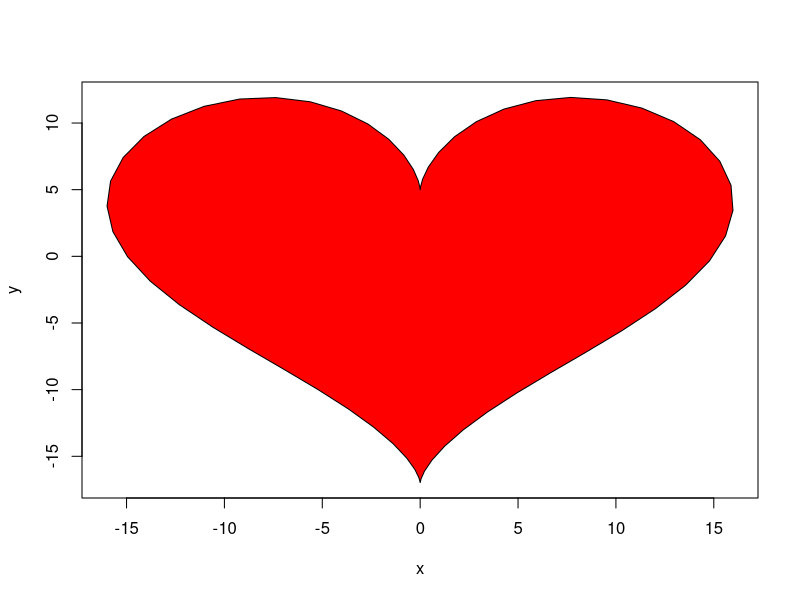

This chart was generated by the following R code:
Love <- data.frame(t=seq(0,2*pi,by=0.1))
xhrt <- function(t) 16 * sin(t)^3
yhrt <- function(t) 13*cos(t)-5*cos(2*t)-2*cos(3*t)-cos(4*t)
Love$y = yhrt(Love$t)
Love$x = xhrt(Love$t)

with (Love, plot(x, y, col = "red", cex = 0))
with(Love, polygon(x, y, 
                   col = "red"))

